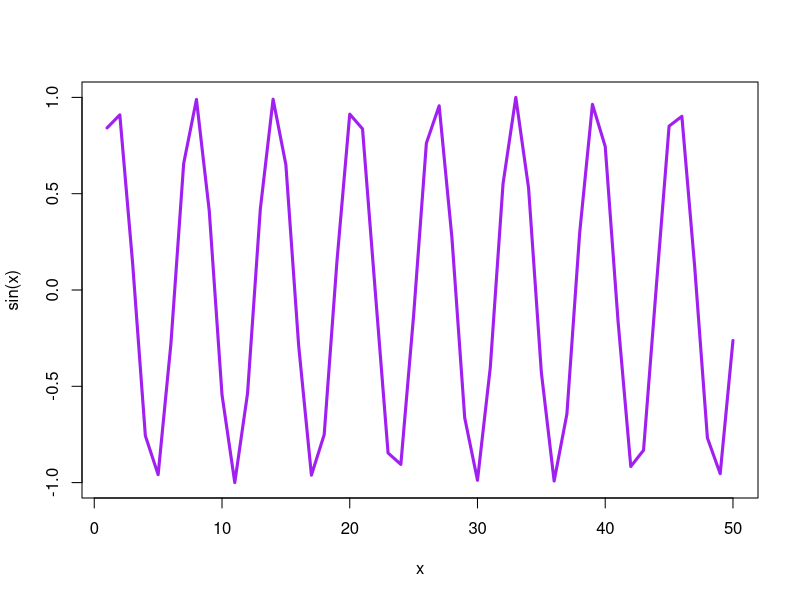

Write the R code that produced this figure.
#' ---
#' title: "Class 4 Lab"
#' author: "Alisa Zhang (PID: A18299618)"
#' ---

x <- 1:50
plot(x, sin(x), type='l', lwd=3, col='purple')